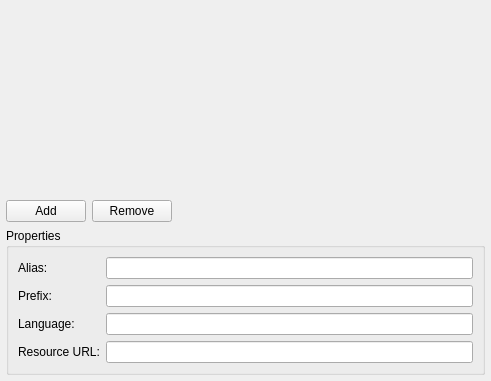
<?xml version="1.0" encoding="UTF-8"?>
<ui version="4.0">
 <class>QrcEditor</class>
 <widget class="QWidget" name="QrcEditor">
  <property name="geometry">
   <rect>
    <x>0</x>
    <y>0</y>
    <width>491</width>
    <height>381</height>
   </rect>
  </property>
  <layout class="QVBoxLayout" name="verticalLayout_2">
   <property name="margin">
    <number>6</number>
   </property>
   <item>
    <widget class="QWidget" name="centralWidget" native="true">
     <property name="sizePolicy">
      <sizepolicy hsizetype="MinimumExpanding" vsizetype="MinimumExpanding">
       <horstretch>0</horstretch>
       <verstretch>0</verstretch>
      </sizepolicy>
     </property>
    </widget>
   </item>
   <item>
    <layout class="QHBoxLayout" name="horizontalLayout">
     <item>
      <widget class="QPushButton" name="addButton">
       <property name="sizePolicy">
        <sizepolicy hsizetype="Minimum" vsizetype="Fixed">
         <horstretch>0</horstretch>
         <verstretch>0</verstretch>
        </sizepolicy>
       </property>
       <property name="text">
        <string>Add</string>
       </property>
      </widget>
     </item>
     <item>
      <widget class="QPushButton" name="removeButton">
       <property name="text">
        <string>Remove</string>
       </property>
      </widget>
     </item>
     <item>
      <spacer name="horizontalSpacer">
       <property name="orientation">
        <enum>Qt::Horizontal</enum>
       </property>
       <property name="sizeHint" stdset="0">
        <size>
         <width>40</width>
         <height>20</height>
        </size>
       </property>
      </spacer>
     </item>
    </layout>
   </item>
   <item>
    <widget class="QGroupBox" name="groupBox">
     <property name="title">
      <string>Properties</string>
     </property>
     <layout class="QFormLayout" name="formLayout">
      <property name="sizeConstraint">
       <enum>QLayout::SetMinAndMaxSize</enum>
      </property>
      <property name="fieldGrowthPolicy">
       <enum>QFormLayout::ExpandingFieldsGrow</enum>
      </property>
      <item row="0" column="0">
       <widget class="QLabel" name="aliasLabel">
        <property name="text">
         <string>Alias:</string>
        </property>
       </widget>
      </item>
      <item row="0" column="1">
       <widget class="QLineEdit" name="aliasText"/>
      </item>
      <item row="1" column="0">
       <widget class="QLabel" name="prefixLabel">
        <property name="text">
         <string>Prefix:</string>
        </property>
       </widget>
      </item>
      <item row="1" column="1">
       <widget class="QLineEdit" name="prefixText"/>
      </item>
      <item row="2" column="0">
       <widget class="QLabel" name="languageLabel">
        <property name="text">
         <string>Language:</string>
        </property>
       </widget>
      </item>
      <item row="2" column="1">
       <widget class="QLineEdit" name="languageText"/>
      </item>
      <item row="3" column="0">
       <widget class="QLabel" name="urlLabel">
        <property name="text">
         <string>Resource URL:</string>
        </property>
       </widget>
      </item>
      <item row="3" column="1">
       <widget class="QLineEdit" name="urlText">
        <property name="readOnly">
         <bool>true</bool>
        </property>
       </widget>
      </item>
     </layout>
    </widget>
   </item>
  </layout>
 </widget>
 <resources/>
 <connections/>
</ui>
